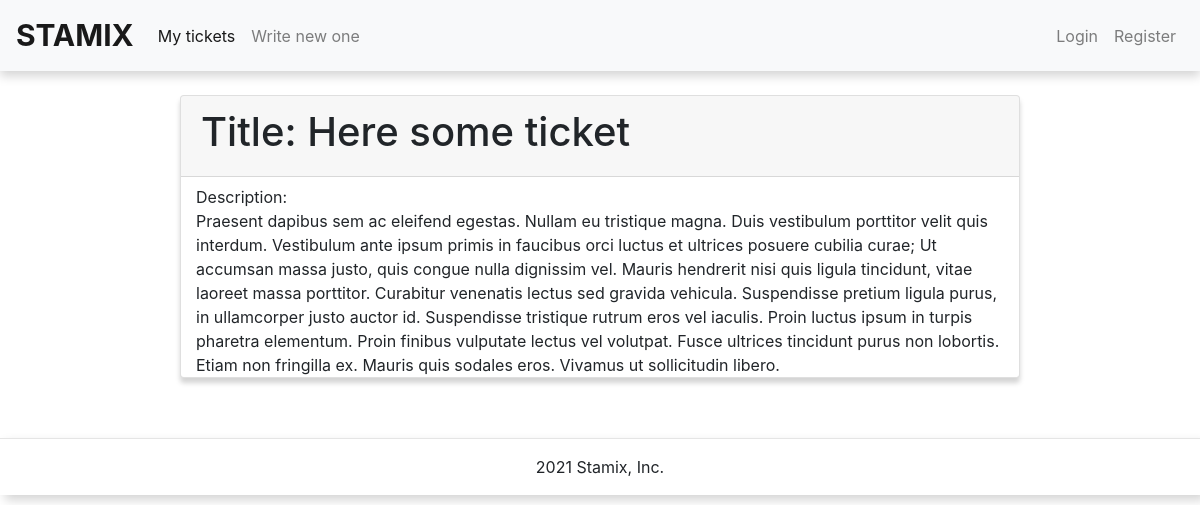
The page /task/8/ on the database its author committed.
### main/models.py (models this page shows, shortened)
class Task(models.Model):
    STATUS_CHOICES = (
                    ('Frozen', 'Frozen'),
                    ('Done', 'Done'),
                    ('Undone', 'Undone')
                    )
    user = models.ForeignKey(User, on_delete=models.CASCADE, null=True, blank=True)
    title = models.CharField('Name', max_length=255)
    task = models.TextField('Description')
    publish = models.DateTimeField(default=timezone.now)
    status = models.CharField(
                            max_length=10,
                            choices=STATUS_CHOICES,
                            default='Undone')
    class Meta:
        verbose_name = 'TASK'
        verbose_name_plural = 'TASKS'

### chat/views.py (the view)
# urls.py: path('task/<int:pk>/', TaskDetailView.as_view(), name='task_detail')
class TaskDetailView(DetailView):
    model = Task
    template_name = 'chat/detail.html'
    context_object_name = 'task'

### main/templates/chat/detail.html (shortened to what this page needs)
{% extends "main/base.html" %}
{% block href%}
<a class="nav-item nav-link active" href="{% url 'index' %}">My tickets<span class="sr-only">(current)</span></a>
<a class="nav-item nav-link" href="{% url 'new_ticket' %}">Write new one</a>
{% endblock %}
{% block detail %}
<div class="card" style="max-width: 70%; margin-left: 15%; margin-right: 15%; margin-top: 2%; box-shadow: 0px 5px 5px rgb(212, 212, 212);">
    <div class="card-header bd-dark">
        <h1>Title: {{ task.title }}</h1>
    </div>
    <div class="container">
        <div style="padding-top: 1%; max-height: 30%;">Description: <br>{{ task.task }}</div>
    </div>
</div>
{% endblock %}

### rows shown on the page
Task: title "Here some ticket", task "Praesent dapibus sem ac eleifend egestas. Nullam eu tristique magna. Duis vestibulum porttitor velit quis interdum. Vestibulum ante ipsum primis in faucibus orci luctus et ultrices posuere cubilia curae; Ut accumsan massa justo, quis congue nulla dignissim vel. Mauris hendrerit nisi quis ligula tincidunt, vitae laoreet massa porttitor. Curabitur venenatis lectus sed gravida vehicula. Suspendisse pretium ligula purus, in ullamcorper justo auctor id. Suspendisse tristique rutrum eros vel iaculis. Proin luctus ipsum in turpis pharetra elementum. Proin finibus vulputate lectus vel volutpat. Fusce ultrices tincidunt purus non lobortis. Etiam non fringilla ex. Mauris quis sodales eros. Vivamus ut…"
